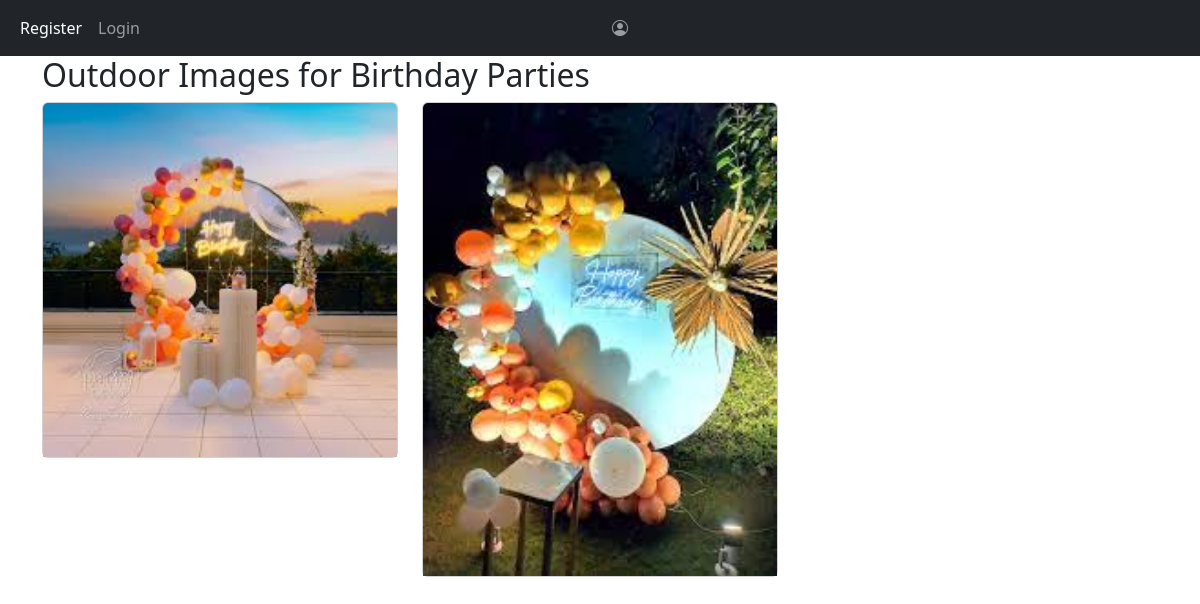
Screenshot of /events/outdoor/6/ with the database file from the repository.
### events/models.py (models this page shows, shortened)
class EventsList(models.Model):
    name = models.CharField(max_length=100)
    price = models.IntegerField()
    descriptions = models.TextField()
    image = models.ImageField(upload_to='event', blank=True, null=True)

class outdoorimages(models.Model):
    eventName = models.ForeignKey(EventsList,related_name='eventlists',on_delete=models.CASCADE)
    event_type = models.ForeignKey(EventType,related_name='eventypes',on_delete=models.CASCADE)
    outdoorimg = models.ImageField(upload_to='outdoorimg',blank=True,null=True)

### events/views.py (the view)
# urls.py: path('outdoor/<int:event_id>/', views.outdoor_images, name='outdoor_images'),
def outdoor_images(request, event_id):
    event = get_object_or_404(EventsList, id=event_id)
    outdoor_imgs = outdoorimages.objects.filter(eventName = event)
    context = {
        'event': event,
        'outdoor_images': outdoor_imgs,}
    return render(request, 'events/outdoorimages.html', context)

### templates/events/outdoorimages.html
{% extends 'base.html' %}
{% block content %}
<div class="container">
    <h2>Outdoor Images for {{ event.name }}</h2>
    {% if outdoor_images %}
    <div class="row">
        {% for img in outdoor_images %}
        <div class="col-md-4">
            <div class="card mb-3">
                <img src="{{ img.outdoorimg.url }}" class="card-img-top" alt="outdoor image">
            </div>
        </div>
        {% endfor %}
    </div>
    {% else %}
    <p>No outdoor images available for this event.</p>
    {% endif %}
</div>
{% endblock %}

### rows the page displays
EventsList: name "Birthday Parties"
outdoorimages: outdoorimg (picture)
outdoorimages: outdoorimg (picture)
